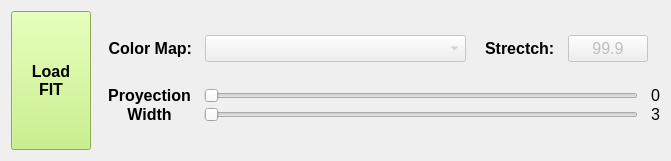
   <widget class="QWidget" name="horizontalLayoutWidget_4">
    <property name="geometry">
     <rect>
      <x>30</x>
      <y>820</y>
      <width>671</width>
      <height>161</height>
     </rect>
    </property>
    <layout class="QHBoxLayout" name="horizontalLayout_6">
     <item>
      <layout class="QHBoxLayout" name="horizontalLayout_11">
       <property name="rightMargin">
        <number>11</number>
       </property>
       <item>
        <widget class="QPushButton" name="btn_load_image">
         <property name="sizePolicy">
          <sizepolicy hsizetype="Minimum" vsizetype="Expanding">
           <horstretch>0</horstretch>
           <verstretch>0</verstretch>
          </sizepolicy>
         </property>
         <property name="palette">
          <palette>
           <active>
            <colorrole role="WindowText">
             <brush brushstyle="SolidPattern">
              <color alpha="255">
               <red>0</red>
               <green>0</green>
               <blue>0</blue>
              </color>
             </brush>
            </colorrole>
            <colorrole role="Button">
             <brush brushstyle="SolidPattern">
              <color alpha="255">
               <red>190</red>
               <green>240</green>
               <blue>114</blue>
              </color>
             </brush>
            </colorrole>
            <colorrole role="Light">
             <brush brushstyle="SolidPattern">
              <color alpha="255">
               <red>244</red>
               <green>255</green>
               <blue>227</blue>
              </color>
             </brush>
            </colorrole>
            <colorrole role="Midlight">
             <brush brushstyle="SolidPattern">
              <color alpha="255">
               <red>217</red>
               <green>247</green>
               <blue>170</blue>
              </color>
             </brush>
            </colorrole>
            <colorrole role="Dark">
             <brush brushstyle="SolidPattern">
              <color alpha="255">
               <red>95</red>
               <green>120</green>
               <blue>57</blue>
              </color>
             </brush>
            </colorrole>
            <colorrole role="Mid">
             <brush brushstyle="SolidPattern">
              <color alpha="255">
               <red>127</red>
               <green>160</green>
               <blue>76</blue>
              </color>
             </brush>
            </colorrole>
            <colorrole role="Text">
             <brush brushstyle="SolidPattern">
              <color alpha="255">
               <red>0</red>
               <green>0</green>
               <blue>0</blue>
              </color>
             </brush>
            </colorrole>
            <colorrole role="BrightText">
             <brush brushstyle="SolidPattern">
              <color alpha="255">
               <red>255</red>
               <green>255</green>
               <blue>255</blue>
              </color>
             </brush>
            </colorrole>
            <colorrole role="ButtonText">
             <brush brushstyle="SolidPattern">
              <color alpha="255">
               <red>0</red>
               <green>0</green>
               <blue>0</blue>
              </color>
             </brush>
            </colorrole>
            <colorrole role="Base">
             <brush brushstyle="SolidPattern">
              <color alpha="255">
               <red>255</red>
               <green>255</green>
               <blue>255</blue>
              </color>
             </brush>
            </colorrole>
            <colorrole role="Window">
             <brush brushstyle="SolidPattern">
              <color alpha="255">
               <red>190</red>
               <green>240</green>
               <blue>114</blue>
              </color>
             </brush>
            </colorrole>
            <colorrole role="Shadow">
             <brush brushstyle="SolidPattern">
              <color alpha="255">
               <red>0</red>
               <green>0</green>
               <blue>0</blue>
              </color>
             </brush>
            </colorrole>
            <colorrole role="AlternateBase">
             <brush brushstyle="SolidPattern">
              <color alpha="255">
               <red>222</red>
               <green>247</green>
               <blue>184</blue>
              </color>
             </brush>
            </colorrole>
            <colorrole role="ToolTipBase">
             <brush brushstyle="SolidPattern">
              <color alpha="255">
               <red>255</red>
               <green>255</green>
               <blue>220</blue>
              </color>
             </brush>
            </colorrole>
            <colorrole role="ToolTipText">
             <brush brushstyle="SolidPattern">
              <color alpha="255">
               <red>0</red>
               <green>0</green>
               <blue>0</blue>
              </color>
             </brush>
            </colorrole>
           </active>
           <inactive>
            <colorrole role="WindowText">
             <brush brushstyle="SolidPattern">
              <color alpha="255">
               <red>0</red>
               <green>0</green>
               <blue>0</blue>
              </color>
             </brush>
            </colorrole>
            <colorrole role="Button">
             <brush brushstyle="SolidPattern">
              <color alpha="255">
               <red>190</red>
               <green>240</green>
               <blue>114</blue>
              </color>
             </brush>
            </colorrole>
            <colorrole role="Light">
             <brush brushstyle="SolidPattern">
              <color alpha="255">
               <red>244</red>
               <green>255</green>
               <blue>227</blue>
              </color>
             </brush>
            </colorrole>
            <colorrole role="Midlight">
             <brush brushstyle="SolidPattern">
              <color alpha="255">
               <red>217</red>
               <green>247</green>
               <blue>170</blue>
              </color>
             </brush>
            </colorrole>
            <colorrole role="Dark">
             <brush brushstyle="SolidPattern">
              <color alpha="255">
               <red>95</red>
               <green>120</green>
               <blue>57</blue>
              </color>
             </brush>
            </colorrole>
            <colorrole role="Mid">
             <brush brushstyle="SolidPattern">
              <color alpha="255">
               <red>127</red>
               <green>160</green>
               <blue>76</blue>
              </color>
             </brush>
            </colorrole>
            <colorrole role="Text">
             <brush brushstyle="SolidPattern">
              <color alpha="255">
               <red>0</red>
               <green>0</green>
               <blue>0</blue>
              </color>
             </brush>
            </colorrole>
            <colorrole role="BrightText">
             <brush brushstyle="SolidPattern">
              <color alpha="255">
               <red>255</red>
               <green>255</green>
               <blue>255</blue>
              </color>
             </brush>
            </colorrole>
            <colorrole role="ButtonText">
             <brush brushstyle="SolidPattern">
              <color alpha="255">
               <red>0</red>
               <green>0</green>
               <blue>0</blue>
              </color>
             </brush>
            </colorrole>
            <colorrole role="Base">
             <brush brushstyle="SolidPattern">
              <color alpha="255">
               <red>255</red>
               <green>255</green>
               <blue>255</blue>
              </color>
             </brush>
            </colorrole>
            <colorrole role="Window">
             <brush brushstyle="SolidPattern">
              <color alpha="255">
               <red>190</red>
               <green>240</green>
               <blue>114</blue>
              </color>
             </brush>
            </colorrole>
            <colorrole role="Shadow">
             <brush brushstyle="SolidPattern">
              <color alpha="255">
               <red>0</red>
               <green>0</green>
               <blue>0</blue>
              </color>
             </brush>
            </colorrole>
            <colorrole role="AlternateBase">
             <brush brushstyle="SolidPattern">
              <color alpha="255">
               <red>222</red>
               <green>247</green>
               <blue>184</blue>
              </color>
             </brush>
            </colorrole>
            <colorrole role="ToolTipBase">
             <brush brushstyle="SolidPattern">
              <color alpha="255">
               <red>255</red>
               <green>255</green>
               <blue>220</blue>
              </color>
             </brush>
            </colorrole>
            <colorrole role="ToolTipText">
             <brush brushstyle="SolidPattern">
              <color alpha="255">
               <red>0</red>
               <green>0</green>
               <blue>0</blue>
              </color>
             </brush>
            </colorrole>
           </inactive>
           <disabled>
            <colorrole role="WindowText">
             <brush brushstyle="SolidPattern">
              <color alpha="255">
               <red>95</red>
               <green>120</green>
               <blue>57</blue>
              </color>
             </brush>
            </colorrole>
            <colorrole role="Button">
             <brush brushstyle="SolidPattern">
              <color alpha="255">
               <red>190</red>
               <green>240</green>
               <blue>114</blue>
              </color>
             </brush>
            </colorrole>
            <colorrole role="Light">
             <brush brushstyle="SolidPattern">
              <color alpha="255">
               <red>244</red>
               <green>255</green>
               <blue>227</blue>
              </color>
             </brush>
            </colorrole>
            <colorrole role="Midlight">
             <brush brushstyle="SolidPattern">
              <color alpha="255">
               <red>217</red>
               <green>247</green>
               <blue>170</blue>
              </color>
             </brush>
            </colorrole>
            <colorrole role="Dark">
             <brush brushstyle="SolidPattern">
              <color alpha="255">
               <red>95</red>
               <green>120</green>
               <blue>57</blue>
              </color>
             </brush>
            </colorrole>
            <colorrole role="Mid">
             <brush brushstyle="SolidPattern">
              <color alpha="255">
               <red>127</red>
               <green>160</green>
               <blue>76</blue>
              </color>
             </brush>
            </colorrole>
            <colorrole role="Text">
             <brush brushstyle="SolidPattern">
              <color alpha="255">
               <red>95</red>
               <green>120</green>
               <blue>57</blue>
              </color>
             </brush>
            </colorrole>
            <colorrole role="BrightText">
             <brush brushstyle="SolidPattern">
              <color alpha="255">
               <red>255</red>
               <green>255</green>
               <blue>255</blue>
              </color>
             </brush>
            </colorrole>
            <colorrole role="ButtonText">
             <brush brushstyle="SolidPattern">
              <color alpha="255">
               <red>95</red>
               <green>120</green>
               <blue>57</blue>
              </color>
             </brush>
            </colorrole>
            <colorrole role="Base">
             <brush brushstyle="SolidPattern">
              <color alpha="255">
               <red>190</red>
               <green>240</green>
               <blue>114</blue>
              </color>
             </brush>
            </colorrole>
            <colorrole role="Window">
             <brush brushstyle="SolidPattern">
              <color alpha="255">
               <red>190</red>
               <green>240</green>
               <blue>114</blue>
              </color>
             </brush>
            </colorrole>
            <colorrole role="Shadow">
             <brush brushstyle="SolidPattern">
              <color alpha="255">
               <red>0</red>
               <green>0</green>
               <blue>0</blue>
              </color>
             </brush>
            </colorrole>
            <colorrole role="AlternateBase">
             <brush brushstyle="SolidPattern">
              <color alpha="255">
               <red>190</red>
               <green>240</green>
               <blue>114</blue>
              </color>
             </brush>
            </colorrole>
            <colorrole role="ToolTipBase">
             <brush brushstyle="SolidPattern">
              <color alpha="255">
               <red>255</red>
               <green>255</green>
               <blue>220</blue>
              </color>
             </brush>
            </colorrole>
            <colorrole role="ToolTipText">
             <brush brushstyle="SolidPattern">
              <color alpha="255">
               <red>0</red>
               <green>0</green>
               <blue>0</blue>
              </color>
             </brush>
            </colorrole>
           </disabled>
          </palette>
         </property>
         <property name="font">
          <font>
           <family>Segoe UI</family>
           <pointsize>12</pointsize>
           <weight>75</weight>
           <bold>true</bold>
          </font>
         </property>
         <property name="cursor">
          <cursorShape>PointingHandCursor</cursorShape>
         </property>
         <property name="text">
          <string>Load
FIT</string>
         </property>
         <property name="autoDefault">
          <bool>false</bool>
         </property>
         <property name="default">
          <bool>false</bool>
         </property>
         <property name="flat">
          <bool>false</bool>
         </property>
        </widget>
       </item>
      </layout>
     </item>
     <item>
      <layout class="QVBoxLayout" name="verticalLayout">
       <property name="spacing">
        <number>0</number>
       </property>
       <item>
        <layout class="QHBoxLayout" name="horizontalLayout">
         <item>
          <layout class="QHBoxLayout" name="horizontalLayout_8">
           <property name="spacing">
            <number>13</number>
           </property>
           <property name="rightMargin">
            <number>7</number>
           </property>
           <item>
            <widget class="QLabel" name="lbl_cmap">
             <property name="sizePolicy">
              <sizepolicy hsizetype="Preferred" vsizetype="Preferred">
               <horstretch>0</horstretch>
               <verstretch>0</verstretch>
              </sizepolicy>
             </property>
             <property name="font">
              <font>
               <family>Segoe UI</family>
               <pointsize>12</pointsize>
               <weight>75</weight>
               <bold>true</bold>
              </font>
             </property>
             <property name="text">
              <string>Color Map:</string>
             </property>
             <property name="scaledContents">
              <bool>false</bool>
             </property>
             <property name="alignment">
              <set>Qt::AlignRight|Qt::AlignTrailing|Qt::AlignVCenter</set>
             </property>
            </widget>
           </item>
           <item>
            <widget class="QComboBox" name="cbox_cmap">
             <property name="enabled">
              <bool>false</bool>
             </property>
             <property name="sizePolicy">
              <sizepolicy hsizetype="Expanding" vsizetype="Fixed">
               <horstretch>0</horstretch>
               <verstretch>0</verstretch>
              </sizepolicy>
             </property>
             <property name="font">
              <font>
               <family>Segoe UI</family>
               <pointsize>12</pointsize>
               <italic>false</italic>
              </font>
             </property>
             <property name="maxVisibleItems">
              <number>7</number>
             </property>
            </widget>
           </item>
          </layout>
         </item>
         <item>
          <layout class="QHBoxLayout" name="horizontalLayout_9">
           <property name="spacing">
            <number>13</number>
           </property>
           <property name="leftMargin">
            <number>12</number>
           </property>
           <property name="rightMargin">
            <number>12</number>
           </property>
           <item>
            <widget class="QLabel" name="lbl_stretch">
             <property name="sizePolicy">
              <sizepolicy hsizetype="Preferred" vsizetype="Preferred">
               <horstretch>0</horstretch>
               <verstretch>0</verstretch>
              </sizepolicy>
             </property>
             <property name="font">
              <font>
               <family>Segoe UI</family>
               <pointsize>12</pointsize>
               <weight>75</weight>
               <bold>true</bold>
              </font>
             </property>
             <property name="text">
              <string>Strectch:</string>
             </property>
             <property name="scaledContents">
              <bool>false</bool>
             </property>
             <property name="alignment">
              <set>Qt::AlignLeading|Qt::AlignLeft|Qt::AlignVCenter</set>
             </property>
            </widget>
           </item>
           <item>
            <widget class="QPushButton" name="btn_stretch">
             <property name="enabled">
              <bool>false</bool>
             </property>
             <property name="sizePolicy">
              <sizepolicy hsizetype="Minimum" vsizetype="Maximum">
               <horstretch>0</horstretch>
               <verstretch>0</verstretch>
              </sizepolicy>
             </property>
             <property name="font">
              <font>
               <family>Segoe UI</family>
               <pointsize>12</pointsize>
              </font>
             </property>
             <property name="cursor">
              <cursorShape>IBeamCursor</cursorShape>
             </property>
             <property name="layoutDirection">
              <enum>Qt::LeftToRight</enum>
             </property>
             <property name="text">
              <string>99.9</string>
             </property>
             <property name="autoDefault">
              <bool>false</bool>
             </property>
             <property name="default">
              <bool>false</bool>
             </property>
             <property name="flat">
              <bool>false</bool>
             </property>
            </widget>
           </item>
          </layout>
         </item>
        </layout>
       </item>
       <item>
        <layout class="QGridLayout" name="gridLayout">
         <property name="horizontalSpacing">
          <number>13</number>
         </property>
         <item row="0" column="0">
          <widget class="QLabel" name="lbl_proyection">
           <property name="sizePolicy">
            <sizepolicy hsizetype="Preferred" vsizetype="Preferred">
             <horstretch>0</horstretch>
             <verstretch>0</verstretch>
            </sizepolicy>
           </property>
           <property name="font">
            <font>
             <family>Segoe UI</family>
             <pointsize>12</pointsize>
             <weight>75</weight>
             <bold>true</bold>
            </font>
           </property>
           <property name="text">
            <string>Proyection</string>
           </property>
           <property name="scaledContents">
            <bool>false</bool>
           </property>
           <property name="alignment">
            <set>Qt::AlignCenter</set>
           </property>
          </widget>
         </item>
         <item row="0" column="2">
          <widget class="QLabel" name="lbl_proyection_val">
           <property name="sizePolicy">
            <sizepolicy hsizetype="Preferred" vsizetype="Preferred">
             <horstretch>0</horstretch>
             <verstretch>0</verstretch>
            </sizepolicy>
           </property>
           <property name="font">
            <font>
             <family>Segoe UI</family>
             <pointsize>12</pointsize>
            </font>
           </property>
           <property name="text">
            <string>0</string>
           </property>
           <property name="scaledContents">
            <bool>false</bool>
           </property>
           <property name="alignment">
            <set>Qt::AlignCenter</set>
           </property>
          </widget>
         </item>
         <item row="1" column="2">
          <widget class="QLabel" name="lbl_width_val">
           <property name="sizePolicy">
            <sizepolicy hsizetype="Preferred" vsizetype="Preferred">
             <horstretch>0</horstretch>
             <verstretch>0</verstretch>
            </sizepolicy>
           </property>
           <property name="font">
            <font>
             <family>Segoe UI</family>
             <pointsize>12</pointsize>
            </font>
           </property>
           <property name="text">
            <string>3</string>
           </property>
           <property name="scaledContents">
            <bool>false</bool>
           </property>
           <property name="alignment">
            <set>Qt::AlignCenter</set>
           </property>
          </widget>
         </item>
         <item row="1" column="0">
          <widget class="QLabel" name="lbl_width">
           <property name="sizePolicy">
            <sizepolicy hsizetype="Preferred" vsizetype="Preferred">
             <horstretch>0</horstretch>
             <verstretch>0</verstretch>
            </sizepolicy>
           </property>
           <property name="font">
            <font>
             <family>Segoe UI</family>
             <pointsize>12</pointsize>
             <weight>75</weight>
             <bold>true</bold>
            </font>
           </property>
           <property name="text">
            <string>Width</string>
           </property>
           <property name="scaledContents">
            <bool>false</bool>
           </property>
           <property name="alignment">
            <set>Qt::AlignCenter</set>
           </property>
          </widget>
         </item>
         <item row="1" column="1">
          <widget class="QSlider" name="hslider_width">
           <property name="enabled">
            <bool>false</bool>
           </property>
           <property name="font">
            <font>
             <family>Segoe UI</family>
             <pointsize>12</pointsize>
            </font>
           </property>
           <property name="cursor">
            <cursorShape>SizeHorCursor</cursorShape>
           </property>
           <property name="minimum">
            <number>3</number>
           </property>
           <property name="maximum">
            <number>30</number>
           </property>
           <property name="orientation">
            <enum>Qt::Horizontal</enum>
           </property>
           <property name="tickPosition">
            <enum>QSlider::NoTicks</enum>
           </property>
           <property name="tickInterval">
            <number>5</number>
           </property>
          </widget>
         </item>
         <item row="0" column="1">
          <widget class="QSlider" name="hslider_proyection">
           <property name="enabled">
            <bool>false</bool>
           </property>
           <property name="font">
            <font>
             <family>Segoe UI</family>
             <pointsize>12</pointsize>
            </font>
           </property>
           <property name="cursor">
            <cursorShape>SizeHorCursor</cursorShape>
           </property>
           <property name="minimum">
            <number>0</number>
           </property>
           <property name="maximum">
            <number>10</number>
           </property>
           <property name="value">
            <number>0</number>
           </property>
           <property name="sliderPosition">
            <number>0</number>
           </property>
           <property name="orientation">
            <enum>Qt::Horizontal</enum>
           </property>
           <property name="tickPosition">
            <enum>QSlider::NoTicks</enum>
           </property>
           <property name="tickInterval">
            <number>5</number>
           </property>
          </widget>
         </item>
        </layout>
       </item>
      </layout>
     </item>
    </layout>
   </widget>
